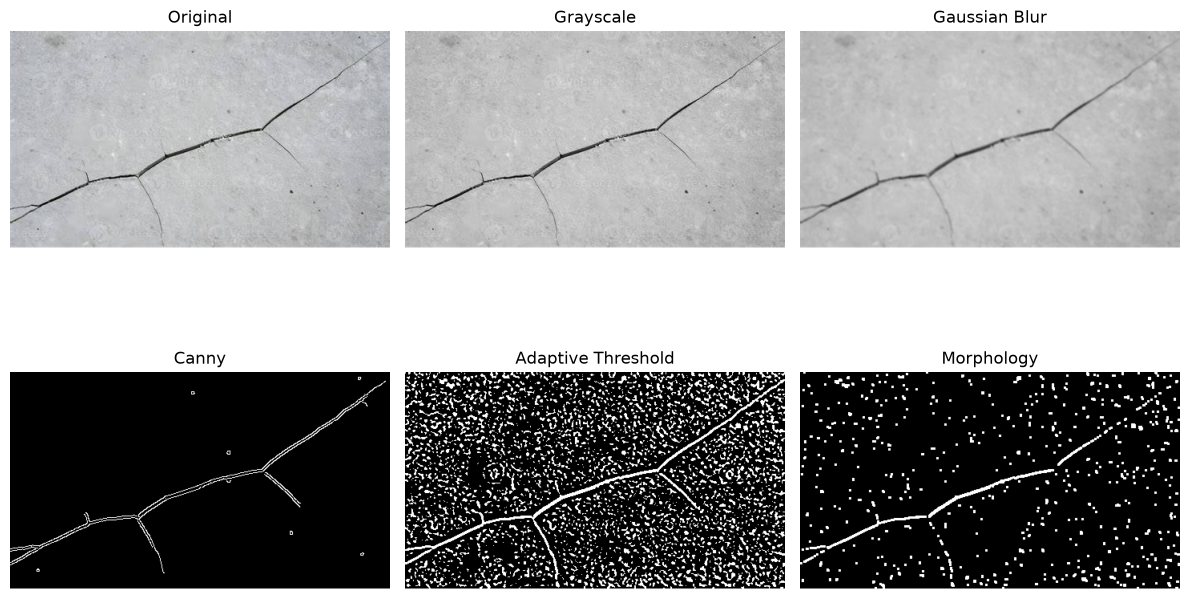
#> input picture experiments/results/comparison.png, 2380 x 1197 px (shown at 1/2 size)
$ python -i evaluate.py   (imports and definitions only)
#> lines starting #> are read from the running program, lines starting #| are printed output that depends on the picture; after the words box and inside, x2 and y2 are one past the last pixel; in counts of white or black regions, pixels touching at a corner belong together

from pathlib import Path
import csv
import random

import cv2
import numpy as np
import matplotlib.pyplot as plt
from sklearn.metrics import (
    accuracy_score,
    precision_score,
    recall_score,
    f1_score,
    confusion_matrix,
    ConfusionMatrixDisplay,
)

ROOT = Path(__file__).resolve().parents[1]
DATA = ROOT / "data" / "raw"
OUTPUT = ROOT / "experiments" / "results"
# [1 line not run here, left out]

SEED = 42
SAMPLES_PER_CLASS = 200
CALIBRATION_FRACTION = 0.3
EXTENSIONS = {".jpg", ".jpeg", ".png"}

# [1 line not run here, left out]


# [29 lines left out: functions get_images, load_dataset, not called in this run]


def extract_features(image_path):
#> called with image_path = 'results/comparison.png'
    gray = cv2.imread(str(image_path), cv2.IMREAD_GRAYSCALE)
#> gray: shape (1197, 2380); min 0, max 255, mean 150.6

    if gray is None:
        raise ValueError(f"Cannot read image: {image_path}")

    gray = cv2.resize(gray, (227, 227))
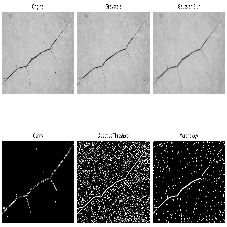
#> gray: shape (227, 227); min 0, max 255, mean 151.1
    blurred = cv2.GaussianBlur(gray, (5, 5), 0)
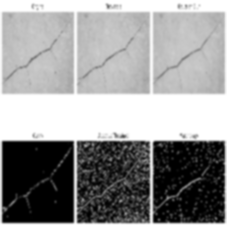
#> blurred: shape (227, 227); min 0, max 255, mean 151

    canny = cv2.Canny(blurred, 50, 150)
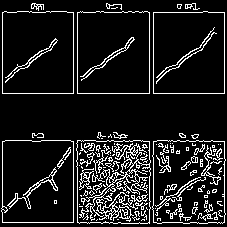
#> canny: shape (227, 227); 11.6% white in thin lines or dots

    threshold = cv2.adaptiveThreshold(
        blurred, 255,
        cv2.ADAPTIVE_THRESH_GAUSSIAN_C,
        cv2.THRESH_BINARY_INV,
        11, 2
    )
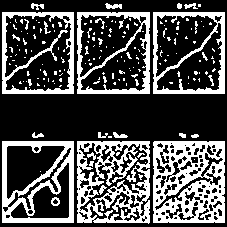
#> threshold: shape (227, 227); 31.2% white; 178 white regions (148 under 20 px), largest, box (x1, y1, x2, y2) and area: (153, 141, 225, 223) 3954, (77, 141, 150, 224) 3275, (2, 141, 74, 223) 2344

    kernel = np.ones((3, 3), np.uint8)
    morphology = cv2.morphologyEx(
        threshold, cv2.MORPH_OPEN, kernel
    )
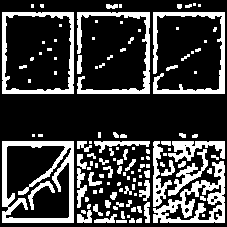
#> morphology: shape (227, 227); 24.5% white; 125 white regions (68 under 20 px), largest, box (x1, y1, x2, y2) and area: (2, 141, 74, 223) 2054, (153, 161, 225, 223) 1594, (153, 12, 225, 94) 1330

    # Fraction of detected foreground pixels.
    # These are heuristic features, not crack probabilities.
    return {
        "Canny": np.count_nonzero(canny) / canny.size,
        "Adaptive Threshold": (
            np.count_nonzero(threshold) / threshold.size
        ),
        "Morphology": (
            np.count_nonzero(morphology) / morphology.size
        ),
    }


# [155 lines left out: functions collect_features, choose_rule, predict, main, not called in this run]


# [2 lines not run here, left out]

>>> result = extract_features('results/comparison.png')
#> result = {'Canny': 0.116, 'Adaptive Threshold': 0.312, 'Morphology': 0.245}
